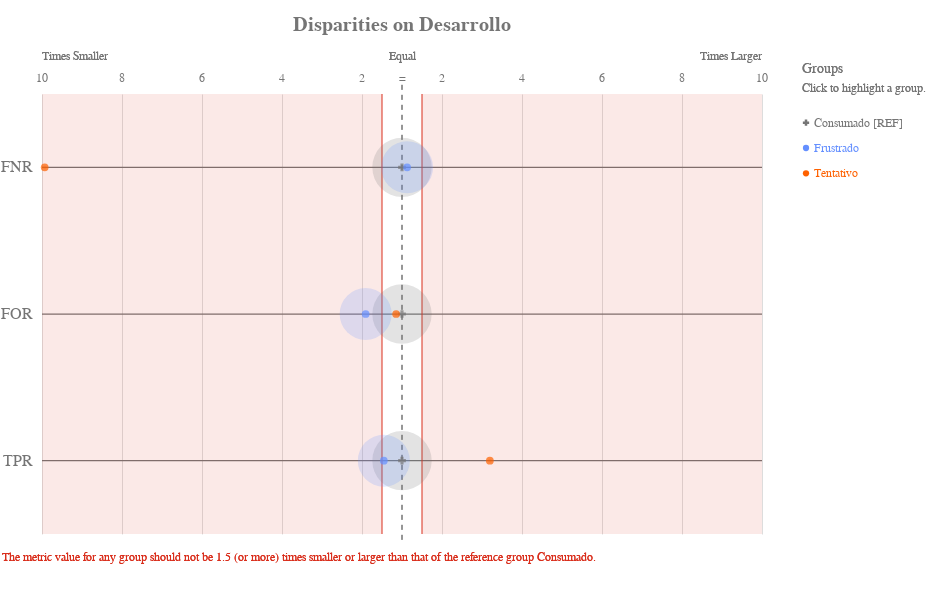

The cell this chart's notebook holds for it:
### Code cell
ap.disparity(grupo_definido, metrics, 'Desarrollo', fairness_threshold = disparity_tolerance)

### Figure 1 — Vega-Lite specification as saved in the notebook (floating-point values rounded to 4 significant figures)
{"config": {"view": {"continuousWidth": 400, "continuousHeight": 300, "strokeWidth": 0}, "axisLeft": {"labelColor": "rgb(117,117,117)", "labelFont": "Arial", "labelFontSize": 16}, "title": {"align": "center", "baseline": "middle", "color": "rgb(117,117,117)", "font": "Arial", "fontSize": 20, "fontWeight": "bold"}}, "layer": [{"data": {"name": "data-4fe947e9bac16801741a7cd89bea1442"}, "mark": {"type": "rule", "stroke": "rgb(117,117,117)", "strokeWidth": 1.25, "tooltip": ""}, "encoding": {"x": {"type": "quantitative", "field": "x", "scale": {"domain": [-9, 9], "range": [40.0, 760.0]}}, "x2": {"field": "x2"}, "y": {"type": "nominal", "axis": {"domain": false, "labelAngle": 0, "labelPadding": -30, "orient": "left", "ticks": false, "title": ""}, "field": "metric", "scale": {"domain": ["FNR", "FOR", "TPR"], "range": [55.0, 495.0]}}}}, {"data": {"name": "data-79dd248bdaa0ea02c535240e8ad022c8"}, "mark": {"type": "rule", "stroke": "rgb(117,117,117)", "strokeDash": [5, 5], "strokeWidth": 1}, "encoding": {"tooltip": {"value": "Consumado [REF]"}, "x": {"value": 400.0}, "y": {"value": 45.83}, "y2": {"value": 504.2}}}, {"data": {"name": "data-15c462dbf0348bf03331943fd94093e5"}, "mark": {"type": "text", "align": "center", "color": "rgb(117,117,117)", "font": "Arial", "fontSize": 12, "fontWeight": "normal", "tooltip": ""}, "encoding": {"text": {"type": "nominal", "field": "label"}, "x": {"type": "quantitative", "field": "value", "scale": {"domain": [-9, 9], "range": [40.0, 760.0]}}, "y": {"value": 38.5}}}, {"layer": [{"mark": {"type": "text", "align": "left", "fill": "rgb(117,117,117)", "font": "Arial", "fontSize": 12, "fontWeight": "normal", "tooltip": ""}, "encoding": {"text": {"value": "Times Smaller"}, "x": {"value": 40.0}, "y": {"value": 16.5}}}, {"mark": {"type": "text", "align": "right", "fill": "rgb(117,117,117)", "font": "Arial", "fontSize": 12, "fontWeight": "normal", "tooltip": ""}, "encoding": {"text": {"value": "Times Larger"}, "x": {"value": 760.0}, "y": {"value": 16.5}}}, {"mark": {"type": "text", "align": "center", "fill": "rgb(117,117,117)", "font": "Arial", "fontSize": 12, "fontWeight": "normal", "tooltip": ""}, "encoding": {"text": {"value": "Equal"}, "x": {"value": 400.0}, "y": {"value": 16.5}}}], "data": {"name": "data-79dd248bdaa0ea02c535240e8ad022c8"}}, {"layer": [{"mark": {"type": "rule", "opacity": 0.8, "stroke": "rgb(217, 46, 28)", "strokeWidth": 1.25, "tooltip": ""}, "encoding": {"x": {"type": "quantitative", "field": "min", "scale": {"domain": [-9, 9], "range": [40.0, 760.0]}}, "y": {"value": 55.0}, "y2": {"value": 495.0}}}, {"mark": {"type": "rule", "opacity": 0.8, "stroke": "rgb(217, 46, 28)", "strokeWidth": 1.25, "tooltip": ""}, "encoding": {"x": {"type": "quantitative", "field": "max", "scale": {"domain": [-9, 9], "range": [40.0, 760.0]}}, "y": {"value": 55.0}, "y2": {"value": 495.0}}}, {"layer": [{"mark": {"type": "rect", "fill": "rgb(217, 46, 28)", "opacity": 0.1, "tooltip": ""}, "encoding": {"x": {"type": "quantitative", "field": "min", "scale": {"domain": [-9, 9], "range": [40.0, 760.0]}}, "x2": {"field": "lower_end"}, "y": {"value": 55.0}, "y2": {"value": 495.0}}}, {"mark": {"type": "rect", "fill": "rgb(217, 46, 28)", "opacity": 0.1, "tooltip": ""}, "encoding": {"x": {"type": "quantitative", "field": "max", "scale": {"domain": [-9, 9], "range": [40.0, 760.0]}}, "x2": {"field": "upper_end"}, "y": {"value": 55.0}, "y2": {"value": 495.0}}}]}, {"data": {"name": "data-79dd248bdaa0ea02c535240e8ad022c8"}, "mark": {"type": "text", "align": "left", "baseline": "top", "fill": "rgb(217, 46, 28)", "font": "Arial", "fontSize": 12, "fontWeight": "normal", "tooltip": ""}, "encoding": {"text": {"value": "The metric value for any group should not be 1.5 (or more) times smaller or larger than that of the reference group Consumado."}, "x": {"value": 0}, "y": {"value": 513.3}}}], "data": {"name": "data-015776ffde1095c1e653263e46837591"}}, {"layer": [{"mark": "circle"}, {"data": {"name": "data-c624956356b1a1a7f57233e45d063849"}, "mark": {"type": "circle", "opacity": 0.2}, "encoding": {"color": {"condition": {"type": "nominal", "field": "attribute_value", "legend": null, "scale": {"domain": ["Consumado", "Frustrado", "Tentativo"], "range": ["rgb(117,117,117)", "rgb(100, 143, 255)", "rgb(254, 97, 0)", "rgb(220, 38, 127)", "rgb(255, 176, 0)", "rgb(120, 94, 240)"]}, "selection": "selector049"}, "value": "rgb(224,224,224)"}, "size": {"type": "quantitative", "field": "group_size", "legend": null, "scale": {"domain": [0, 8122.0], "range": [0, 4224.0]}}, "tooltip": [{"type": "nominal", "field": "attribute_value", "title": "Group"}, {"type": "nominal", "field": "tooltip_group_size", "title": "Group Size"}, {"type": "nominal", "field": "tooltip_disparity_explanation_fnr", "title": "Disparity"}, {"type": "quantitative", "field": "fnr", "format": ".2f", "title": "FNR"}], "x": {"type": "quantitative", "axis": {"domain": false, "labels": false, "ticks": false, "title": null, "values": [1, 3, 5, 7, 9, -9, -7, -5, -3, -1]}, "field": "fnr_disparity_scaled", "scale": {"domain": [-9, 9], "range": [40.0, 760.0]}}, "y": {"type": "nominal", "axis": {"domain": false, "grid": false, "labels": false, "ticks": false, "title": " "}, "field": "metric_variable", "scale": {"domain": ["FNR", "FOR", "TPR"], "range": [55.0, 495.0]}}}, "selection": {"selector051": {"type": "multi", "empty": "all", "fields": ["attribute_value"]}}, "transform": [{"calculate": "'FNR'", "as": "metric_variable"}]}, {"data": {"name": "data-c624956356b1a1a7f57233e45d063849"}, "mark": {"type": "circle", "opacity": 0.2}, "encoding": {"color": {"condition": {"type": "nominal", "field": "attribute_value", "legend": null, "scale": {"domain": ["Consumado", "Frustrado", "Tentativo"], "range": ["rgb(117,117,117)", "rgb(100, 143, 255)", "rgb(254, 97, 0)", "rgb(220, 38, 127)", "rgb(255, 176, 0)", "rgb(120, 94, 240)"]}, "selection": "selector049"}, "value": "rgb(224,224,224)"}, "size": {"type": "quantitative", "field": "group_size", "legend": null, "scale": {"domain": [0, 8122.0], "range": [0, 4224.0]}}, "tooltip": [{"type": "nominal", "field": "attribute_value", "title": "Group"}, {"type": "nominal", "field": "tooltip_group_size", "title": "Group Size"}, {"type": "nominal", "field": "tooltip_disparity_explanation_for", "title": "Disparity"}, {"type": "quantitative", "field": "for", "format": ".2f", "title": "FOR"}], "x": {"type": "quantitative", "axis": {"domain": false, "labels": false, "ticks": false, "title": null, "values": [1, 3, 5, 7, 9, -9, -7, -5, -3, -1]}, "field": "for_disparity_scaled", "scale": {"domain": [-9, 9], "range": [40.0, 760.0]}}, "y": {"type": "nominal", "axis": {"domain": false, "grid": false, "labels": false, "ticks": false, "title": " "}, "field": "metric_variable", "scale": {"domain": ["FNR", "FOR", "TPR"], "range": [55.0, 495.0]}}}, "selection": {"selector053": {"type": "multi", "empty": "all", "fields": ["attribute_value"]}}, "transform": [{"calculate": "'FOR'", "as": "metric_variable"}]}, {"data": {"name": "data-c624956356b1a1a7f57233e45d063849"}, "mark": {"type": "circle", "opacity": 0.2}, "encoding": {"color": {"condition": {"type": "nominal", "field": "attribute_value", "legend": null, "scale": {"domain": ["Consumado", "Frustrado", "Tentativo"], "range": ["rgb(117,117,117)", "rgb(100, 143, 255)", "rgb(254, 97, 0)", "rgb(220, 38, 127)", "rgb(255, 176, 0)", "rgb(120, 94, 240)"]}, "selection": "selector049"}, "value": "rgb(224,224,224)"}, "size": {"type": "quantitative", "field": "group_size", "legend": null, "scale": {"domain": [0, 8122.0], "range": [0, 4224.0]}}, "tooltip": [{"type": "nominal", "field": "attribute_value", "title": "Group"}, {"type": "nominal", "field": "tooltip_group_size", "title": "Group Size"}, {"type": "nominal", "field": "tooltip_disparity_explanation_tpr", "title": "Disparity"}, {"type": "quantitative", "field": "tpr", "format": ".2f", "title": "TPR"}], "x": {"type": "quantitative", "axis": {"domain": false, "labels": false, "ticks": false, "title": null, "values": [1, 3, 5, 7, 9, -9, -7, -5, -3, -1]}, "field": "tpr_disparity_scaled", "scale": {"domain": [-9, 9], "range": [40.0, 760.0]}}, "y": {"type": "nominal", "axis": {"domain": false, "grid": false, "labels": false, "ticks": false, "title": " "}, "field": "metric_variable", "scale": {"domain": ["FNR", "FOR", "TPR"], "range": [55.0, 495.0]}}}, "selection": {"selector055": {"type": "multi", "empty": "all", "fields": ["attribute_value"]}}, "transform": [{"calculate": "'TPR'", "as": "metric_variable"}]}, {"layer": [{"mark": "point"}, {"data": {"name": "data-c624956356b1a1a7f57233e45d063849"}, "mark": {"type": "point", "filled": true, "size": 60}, "encoding": {"color": {"condition": {"type": "nominal", "field": "attribute_value", "legend": null, "scale": {"domain": ["Consumado", "Frustrado", "Tentativo"], "range": ["rgb(117,117,117)", "rgb(100, 143, 255)", "rgb(254, 97, 0)", "rgb(220, 38, 127)", "rgb(255, 176, 0)", "rgb(120, 94, 240)"]}, "selection": "selector049"}, "value": "rgb(224,224,224)"}, "shape": {"type": "nominal", "field": "attribute_value", "legend": null, "scale": {"domain": ["Consumado", "Frustrado", "Tentativo"], "range": ["cross", "circle", "circle"]}}, "tooltip": [{"type": "nominal", "field": "attribute_value", "title": "Group"}, {"type": "nominal", "field": "tooltip_group_size", "title": "Group Size"}, {"type": "nominal", "field": "tooltip_disparity_explanation_fnr", "title": "Disparity"}, {"type": "quantitative", "field": "fnr", "format": ".2f", "title": "FNR"}], "x": {"type": "quantitative", "axis": {"domain": false, "labels": false, "ticks": false, "title": null, "values": [1, 3, 5, 7, 9, -9, -7, -5, -3, -1]}, "field": "fnr_disparity_scaled", "scale": {"domain": [-9, 9], "range": [40.0, 760.0]}}, "y": {"type": "nominal", "axis": {"domain": false, "grid": false, "labels": false, "ticks": false, "title": " "}, "field": "metric_variable", "scale": {"domain": ["FNR", "FOR", "TPR"], "range": [55.0, 495.0]}}}, "selection": {"selector050": {"type": "multi", "empty": "all", "fields": ["attribute_value"]}}, "transform": [{"calculate": "'FNR'", "as": "metric_variable"}]}, {"data": {"name": "data-c624956356b1a1a7f57233e45d063849"}, "mark": {"type": "point", "filled": true, "size": 60}, "encoding": {"color": {"condition": {"type": "nominal", "field": "attribute_value", "legend": null, "scale": {"domain": ["Consumado", "Frustrado", "Tentativo"], "range": ["rgb(117,117,117)", "rgb(100, 143, 255)", "rgb(254, 97, 0)", "rgb(220, 38, 127)", "rgb(255, 176, 0)", "rgb(120, 94, 240)"]}, "selection": "selector049"}, "value": "rgb(224,224,224)"}, "shape": {"type": "nominal", "field": "attribute_value", "legend": null, "scale": {"domain": ["Consumado", "Frustrado", "Tentativo"], "range": ["cross", "circle", "circle"]}}, "tooltip": [{"type": "nominal", "field": "attribute_value", "title": "Group"}, {"type": "nominal", "field": "tooltip_group_size", "title": "Group Size"}, {"type": "nominal", "field": "tooltip_disparity_explanation_for", "title": "Disparity"}, {"type": "quantitative", "field": "for", "format": ".2f", "title": "FOR"}], "x": {"type": "quantitative", "axis": {"domain": false, "labels": false, "ticks": false, "title": null, "values": [1, 3, 5, 7, 9, -9, -7, -5, -3, -1]}, "field": "for_disparity_scaled", "scale": {"domain": [-9, 9], "range": [40.0, 760.0]}}, "y": {"type": "nominal", "axis": {"domain": false, "grid": false, "labels": false, "ticks": false, "title": " "}, "field": "metric_variable", "scale": {"domain": ["FNR", "FOR", "TPR"], "range": [55.0, 495.0]}}}, "selection": {"selector052": {"type": "multi", "empty": "all", "fields": ["attribute_value"]}}, "transform": [{"calculate": "'FOR'", "as": "metric_variable"}]}, {"data": {"name": "data-c624956356b1a1a7f57233e45d063849"}, "mark": {"type": "point", "filled": true, "size": 60}, "encoding": {"color": {"condition": {"type": "nominal", "field": "attribute_value", "legend": null, "scale": {"domain": ["Consumado", "Frustrado", "Tentativo"], "range": ["rgb(117,117,117)", "rgb(100, 143, 255)", "rgb(254, 97, 0)", "rgb(220, 38, 127)", "rgb(255, 176, 0)", "rgb(120, 94, 240)"]}, "selection": "selector049"}, "value": "rgb(224,224,224)"}, "shape": {"type": "nominal", "field": "attribute_value", "legend": null, "scale": {"domain": ["Consumado", "Frustrado", "Tentativo"], "range": ["cross", "circle", "circle"]}}, "tooltip": [{"type": "nominal", "field": "attribute_value", "title": "Group"}, {"type": "nominal", "field": "tooltip_group_size", "title": "Group Size"}, {"type": "nominal", "field": "tooltip_disparity_explanation_tpr", "title": "Disparity"}, {"type": "quantitative", "field": "tpr", "format": ".2f", "title": "TPR"}], "x": {"type": "quantitative", "axis": {"domain": false, "labels": false, "ticks": false, "title": null, "values": [1, 3, 5, 7, 9, -9, -7, -5, -3, -1]}, "field": "tpr_disparity_scaled", "scale": {"domain": [-9, 9], "range": [40.0, 760.0]}}, "y": {"type": "nominal", "axis": {"domain": false, "grid": false, "labels": false, "ticks": false, "title": " "}, "field": "metric_variable", "scale": {"domain": ["FNR", "FOR", "TPR"], "range": [55.0, 495.0]}}}, "selection": {"selector054": {"type": "multi", "empty": "all", "fields": ["attribute_value"]}}, "transform": [{"calculate": "'TPR'", "as": "metric_variable"}]}]}]}, {"layer": [{"mark": {"type": "point", "filled": true, "opacity": 1, "size": 39.48}, "encoding": {"color": {"condition": {"type": "nominal", "field": "attribute_value", "legend": null, "scale": {"domain": ["Consumado", "Frustrado", "Tentativo"], "range": ["rgb(117,117,117)", "rgb(100, 143, 255)", "rgb(254, 97, 0)", "rgb(220, 38, 127)", "rgb(255, 176, 0)", "rgb(120, 94, 240)"]}, "selection": "selector049"}, "value": "rgb(224,224,224)"}, "shape": {"type": "nominal", "field": "attribute_value", "legend": null, "scale": {"domain": ["Consumado", "Frustrado", "Tentativo"], "range": ["cross", "circle", "circle"]}}, "x": {"value": 804}, "y": {"type": "nominal", "axis": {"domain": false, "grid": false, "labels": false, "ticks": false, "title": " "}, "field": "attribute_value", "scale": {"domain": ["Consumado", "Frustrado", "Tentativo"], "range": [71, 147]}}}, "selection": {"selector049": {"type": "multi", "empty": "all", "fields": ["attribute_value"]}}}, {"mark": {"type": "text", "align": "left", "baseline": "middle", "font": "Arial", "fontSize": 12, "fontWeight": "normal"}, "encoding": {"color": {"condition": {"type": "nominal", "field": "attribute_value", "legend": null, "scale": {"domain": ["Consumado", "Frustrado", "Tentativo"], "range": ["rgb(117,117,117)", "rgb(100, 143, 255)", "rgb(254, 97, 0)", "rgb(220, 38, 127)", "rgb(255, 176, 0)", "rgb(120, 94, 240)"]}, "selection": "selector049"}, "value": "rgb(224,224,224)"}, "text": {"type": "nominal", "field": "label"}, "x": {"value": 812}, "y": {"type": "nominal", "axis": {"domain": false, "grid": false, "labels": false, "ticks": false, "title": " "}, "field": "attribute_value", "scale": {"domain": ["Consumado", "Frustrado", "Tentativo"], "range": [71, 147]}}}, "selection": {"selector056": {"type": "multi", "empty": "all", "fields": ["attribute_value"]}}}, {"data": {"name": "data-79dd248bdaa0ea02c535240e8ad022c8"}, "mark": {"type": "text", "align": "left", "baseline": "middle", "color": "rgb(117,117,117)", "font": "Arial", "fontSize": 12, "fontWeight": "normal"}, "encoding": {"text": {"value": "Click to highlight a group."}, "x": {"value": 800}, "y": {"value": 49}}}, {"data": {"name": "data-79dd248bdaa0ea02c535240e8ad022c8"}, "mark": {"type": "text", "align": "left", "baseline": "middle", "color": "rgb(117,117,117)", "font": "Arial", "fontSize": 14, "fontWeight": "normal"}, "encoding": {"text": {"value": "Groups"}, "x": {"value": 800}, "y": {"value": 30}}}], "data": {"name": "data-5f460b2281ce654008106d954be18b1d"}}], "height": 550, "padding": {"top": 15, "bottom": 10}, "resolve": {"scale": {"size": "independent", "y": "independent"}}, "title": "Disparities on Desarrollo", "width": 800, "$schema": "https://vega.github.io/schema/vega-lite/v4.8.1.json", "datasets": {"data-4fe947e9bac16801741a7cd89bea1442": [{"metric": "FNR", "x": -9, "x2": 9}, {"metric": "FOR", "x": -9, "x2": 9}, {"metric": "TPR", "x": -9, "x2": 9}], "data-79dd248bdaa0ea02c535240e8ad022c8": [{"a": 1, "b": 0}, {"a": 1, "b": 0}], "data-15c462dbf0348bf03331943fd94093e5": [{"value": 1, "label": 2}, {"value": 3, "label": 4}, {"value": 5, "label": 6}, {"value": 7, "label": 8}, {"value": 9, "label": 10}, {"value": -9, "label": 10}, {"value": -7, "label": 8}, {"value": -5, "label": 6}, {"value": -3, "label": 4}, {"value": -1, "label": 2}, {"value": 0, "label": "="}], "data-015776ffde1095c1e653263e46837591": [{"min": -0.5, "max": 0.5, "lower_end": -9, "upper_end": 9}], "data-c624956356b1a1a7f57233e45d063849": [{"attribute_name": "Desarrollo", "attribute_value": "Consumado", "group_size": 6768, "total_entities": 11987, "fnr": 0.7095, "for": 0.2866, "tpr": 0.2905, "fnr_disparity": 1.0, "for_disparity": 1.0, "tpr_disparity": 1.0, "fnr_disparity_scaled": 0.0, "for_disparity_scaled": 0.0, "tpr_disparity_scaled": 0.0, "tooltip_group_size": "6,768 (56.46%)", "tooltip_disparity_explanation_fnr": "Reference group", "tooltip_disparity_explanation_for": "Reference group", "tooltip_disparity_explanation_tpr": "Reference group"}, {"attribute_name": "Desarrollo", "attribute_value": "Frustrado", "group_size": 5191, "total_entities": 11987, "fnr": 0.8002, "for": 0.1502, "tpr": 0.1998, "fnr_disparity": 1.128, "for_disparity": 0.5239, "tpr_disparity": 0.6877, "fnr_disparity_scaled": 0.1279, "for_disparity_scaled": -0.9086, "tpr_disparity_scaled": -0.4542, "tooltip_group_size": "5,191 (43.31%)", "tooltip_disparity_explanation_fnr": "1.13 times larger FNR than the reference group", "tooltip_disparity_explanation_for": "1.91 times smaller FOR than the reference group", "tooltip_disparity_explanation_tpr": "1.45 times smaller TPR than the reference group"}, {"attribute_name": "Desarrollo", "attribute_value": "Tentativo", "group_size": 28, "total_entities": 11987, "fnr": 0.07143, "for": 0.25, "tpr": 0.9286, "fnr_disparity": 0.1007, "for_disparity": 0.8722, "tpr_disparity": 3.196, "fnr_disparity_scaled": -8.933, "for_disparity_scaled": -0.1466, "tpr_disparity_scaled": 2.196, "tooltip_group_size": "28 (0.23%)", "tooltip_disparity_explanation_fnr": "9.93 times smaller FNR than the reference group", "tooltip_disparity_explanation_for": "1.15 times smaller FOR than the reference group", "tooltip_disparity_explanation_tpr": "3.20 times larger TPR than the reference group"}], "data-5f460b2281ce654008106d954be18b1d": [{"attribute_value": "Consumado", "label": "Consumado [REF]"}, {"attribute_value": "Frustrado", "label": "Frustrado"}, {"attribute_value": "Tentativo", "label": "Tentativo"}]}}
